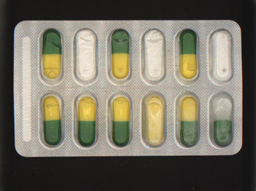
#> input picture ImageTargetExtraction/01.tiff, 256 x 191 px, shrunk from 658 x 492 before the run, found by its file name
$ python cv2kmeans.py
#> lines starting #> are read from the running program, lines starting #| are printed output that depends on the picture; after the words box and inside, x2 and y2 are one past the last pixel; in counts of white or black regions, pixels touching at a corner belong together
import sys
import numpy as np
import cv2


def loadDataSet(arrimg):
    """
    读取numpy.array()图像数据

        from: array([[b,g,r],[b,g,r]...],
                    ....................
                    [[b,g,r],[b,g,r]...])

        to: [[r,g,b],[r,g,b]...]

    :param arrimg: array([[b,g,r],[b,g,r]...],[[],[]],......)
    :return: features=[[r,g,b],[r,g,b]...]
    """
    print("正在读取图片信息，请稍等......")

    row = arrimg.shape[0]
    col = arrimg.shape[1]

    features = []

    # read [r,g,b]
    for i in range(0, row):
        for j in range(0, col):
            r = arrimg[i, j, 2]
            g = arrimg[i, j, 1]
            b = arrimg[i, j, 0]
            features.append([r, g, b])

    features = np.array(features, 'f')
    return features


def distance(vecA, vecB):
    """
    计算rgb向量的欧式距离

    :param vecA: valueof[r,g,b]
    :param vecB: valueof[r.g.b]
    :return: dist
    """
    return np.sqrt(np.power(vecA[0] - vecB[0], 2) + np.power(vecA[1] - vecB[1], 2) + np.power(vecA[2] - vecB[2], 2))


def sel_init_cen(features, k):
    """
    随机选择K个初始聚类中心

    :param features: [[r,g,b],[r,g,b]...]
    :return: centors=[cen1,cen2...]
    """
    # 选取随机数
    rands = [(int)(np.random.random() * (features.shape[0])) for _ in range(k)]
    # 选取初始中心
    centors = [features[rands[i]] for i in range(k)]
    return centors


def get_centor(feature, centors):
    """
    迭代计算聚类中心

    :param node: 待判断数据[r,g,b]
    :param centors: init[cen1,cen2...]
    :param classes: [[node of class1],[node of class2],......[node of classk]]
    :return: cens=[cen1,cen2...]
    """
    k = len(centors)

    # 建立k个类别数据的空集合
    classes = [[] for _ in range(k)]

    # 设置大步长，减少计算时间
    for i in range(0, feature.shape[0] - 1, 100):

        # node到k个聚类中心的距离
        dists = [distance(feature[i], centor) for centor in centors]

        # 判为距离最近的类别，并重新计算聚类中心(平均值)
        for j in range(k):
            if min(dists) == distance(feature[i], centors[j]):
                classes[j].append(feature[i])
                centors[j] = np.mean(classes[j], axis=0)
                break

    return centors


def image2k(imagepath, centors):
    """
    根据聚类中心进行图像分类

    :param centors: 聚类中心
    :return: 显示图像
    """
    img2 = cv2.imread(imagepath)
    row = img2.shape[0]
    col = img2.shape[1]
    k = len(centors)

    # 定义颜色库 8
    colors = [[0, 0, 0], [255, 255, 255], [255, 0, 0], [0, 255, 0], [0, 0, 255],
              [255, 255, 0], [0, 255, 255], [255, 0, 255]]

    # (行,列):根据类别设置像素bgr数据
    for i in range(0, row):
        for j in range(0, col):
            print("图像分类已进行到:", i+1, "/", row, "行", j+1, "/", col, "列")
            # 当前像素到k个聚类中心的距离
            dists = [distance(img2[i][j], centor) for centor in centors]
            for ks in range(k):
                if min(dists) == distance(img2[i][j], centors[ks]):
                    img2[i][j] = colors[ks % len(colors)]

    # 窗口,调整图像大小
    win = cv2.namedWindow('kmeans', flags=0)
    cv2.imshow('kmeans', img2)
    cv2.waitKey(0)


def main(imagepath, k):
    """
    主程序
    """
#> called with imagepath = '01.tiff', k = 2
    if k < 2 | k > 9:
        print('k is error')
        sys.exit(0)
    # numpy获取图像bgr数组
    arrimg = np.array(cv2.imread(imagepath))
#> arrimg is the input picture: shape (191, 256, 3); mean B, G, R 98.6, 113.1, 117.4
    # 获取[[r,g,b]...]
    feature = loadDataSet(arrimg)
#> after the loop in loadDataSet, `for i in range(0, row):`: features = 48896 items
    # 获取k个随机初始聚类中心
    init_cens = sel_init_cen(feature, k)
#> in sel_init_cen, `centors = [features[rands[i]] for i in range(k)]`: centors = [[156, 149, 133], [214, 193, 123]]
#> init_cens = [[156, 149, 133], [214, 193, 123]]
    # 计算k个聚类中心
    cens = get_centor(feature, init_cens)
#> in get_centor, `k = len(centors)`: k = 2
#> the loop in get_centor, `for i in range(0, feature.shape[0] - 1, 100):` made 489 passes
#> dists on passes 1 to 3: [156.4, 218.5], [53.77, 270.8], [26.88, 270.5]
#> after the loop in get_centor, `for i in range(0, feature.shape[0] - 1, 100):`: centors = [[33.96, 35.77, 31.27], [180.5, 171.2, 150.4]]
#> cens = [[33.96, 35.77, 31.27], [180.5, 171.2, 150.4]]
    # 显示k分类的图像
    image2k(imagepath, cens)
#> in image2k, `k = len(centors)`: k = 2
#> after the loop in image2k, `for i in range(0, row):`:
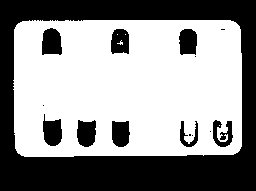
#> img2: shape (191, 256, 3); 56.8% white; 15 black regions (6 under 20 px), largest, box (x1, y1, x2, y2) and area: (0, 0, 256, 191) 18100, (42, 28, 62, 55) 452, (43, 114, 62, 146) 433


if __name__ == '__main__':
    # 获取图片路径以及k聚类数
    main('01.tiff', 2)

$ run again, with ImageTargetExtraction/001.png saved as ImageTargetExtraction/01.tiff
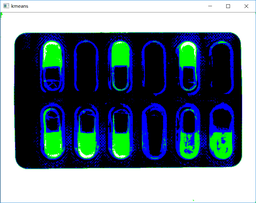
#> input picture ImageTargetExtraction/001.png, 256 x 203 px, shrunk from 826 x 656 before the run, found by its file name
#> in main, arrimg is the input picture: shape (203, 256, 3); mean B, G, R 135.6, 122.4, 103.5
#> after the loop in loadDataSet, `for i in range(0, row):`: features = 51968 items
#> in sel_init_cen, `centors = [features[rands[i]] for i in range(k)]`: centors = [[0, 0, 0], [32, 253, 34]]
#> in get_centor, `k = len(centors)`: k = 2
#> the loop in get_centor, `for i in range(0, feature.shape[0] - 1, 100):` made 520 passes
#> dists on passes 1 to 3: [342.2, 239.8], [382.7, 51.62], [382.7, 25.81]
#> after the loop in get_centor, `for i in range(0, feature.shape[0] - 1, 100):`: centors = [[1.09, 31.91, 55.74], [245.3, 249.8, 248.7]]
#> in image2k, `k = len(centors)`: k = 2
#> after the loop in image2k, `for i in range(0, row):`:
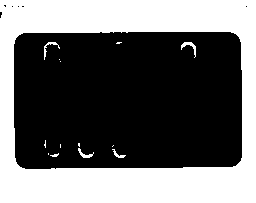
#> img2: shape (203, 256, 3); 41.5% white; 14 white regions (9 under 20 px), largest, box (x1, y1, x2, y2) and area: (0, 0, 256, 203) 21282, (181, 42, 196, 58) 73, (44, 42, 60, 60) 60, (78, 148, 94, 158) 56, (112, 149, 126, 158) 41

$ run again, with ImageTargetExtraction/IMGP8080.JPG saved as ImageTargetExtraction/01.tiff
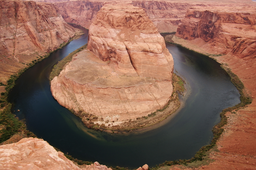
#> input picture ImageTargetExtraction/IMGP8080.JPG, 256 x 170 px, shrunk from 3008 x 2000 before the run, found by its file name
#> in main, arrimg is the input picture: shape (170, 256, 3); mean B, G, R 82.1, 99.3, 136.3
#> after the loop in loadDataSet, `for i in range(0, row):`: features = 43520 items
#> in sel_init_cen, `centors = [features[rands[i]] for i in range(k)]`: centors = [[201, 141, 107], [151, 110, 74]]
#> in get_centor, `k = len(centors)`: k = 2
#> the loop in get_centor, `for i in range(0, feature.shape[0] - 1, 100):` made 436 passes
#> dists on passes 1 to 3: [65.49, 14.8], [49.44, 109.4], [10.05, 112.2]
#> after the loop in get_centor, `for i in range(0, feature.shape[0] - 1, 100):`: centors = [[206.4, 150.6, 123.7], [98.64, 71.54, 59.62]]
#> in image2k, `k = len(centors)`: k = 2
#> after the loop in image2k, `for i in range(0, row):`:
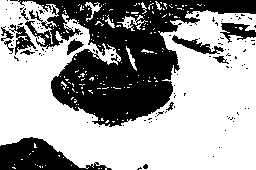
#> img2: shape (170, 256, 3); 62% white; 123 black regions (111 under 20 px), largest, box (x1, y1, x2, y2) and area: (10, 0, 256, 127) 12894, (0, 137, 112, 170) 1939, (220, 23, 256, 43) 379
